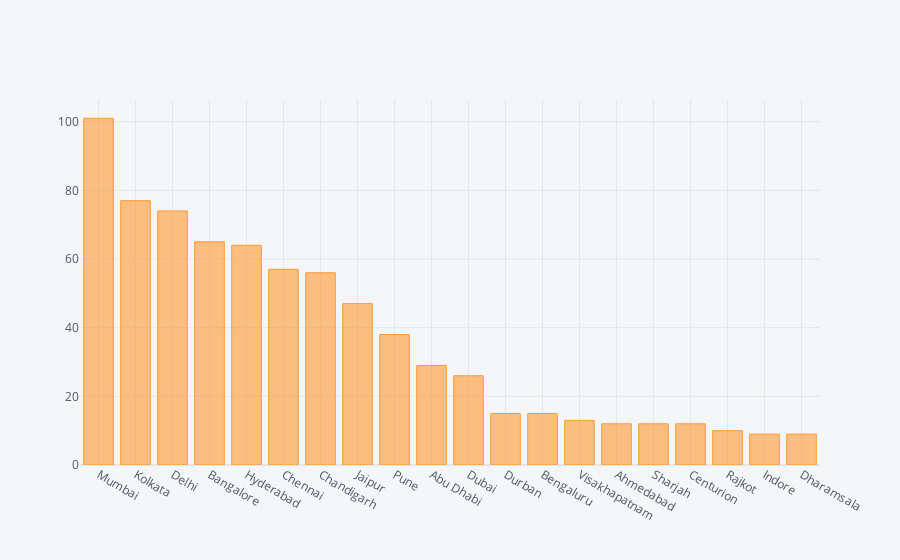

The cell this chart's notebook holds for it:
### Code cell
city[:20].iplot(kind = 'bar')

### Figure 1 — Plotly figure (JSON) as saved in the notebook; plotly's stock layout.template omitted (floating-point values rounded to 4 significant figures)
{"data": [{"marker": {"color": "rgba(255, 153, 51, 0.6)", "line": {"color": "rgba(255, 153, 51, 1.0)", "width": 1}}, "name": "city", "orientation": "v", "text": "", "type": "bar", "x": ["Mumbai", "Kolkata", "Delhi", "Bangalore", "Hyderabad", "Chennai", "Chandigarh", "Jaipur", "Pune", "Abu Dhabi", "Dubai", "Durban", "Bengaluru", "Visakhapatnam", "Ahmedabad", "Sharjah", "Centurion", "Rajkot", "Indore", "Dharamsala"], "y": [101, 77, 74, 65, 64, 57, 56, 47, 38, 29, 26, 15, 15, 13, 12, 12, 12, 10, 9, 9]}], "layout": {"legend": {"bgcolor": "#F5F6F9", "font": {"color": "#4D5663"}}, "paper_bgcolor": "#F5F6F9", "plot_bgcolor": "#F5F6F9", "title": {"font": {"color": "#4D5663"}}, "xaxis": {"gridcolor": "#E1E5ED", "showgrid": true, "tickfont": {"color": "#4D5663"}, "title": {"font": {"color": "#4D5663"}, "text": ""}, "zerolinecolor": "#E1E5ED"}, "yaxis": {"gridcolor": "#E1E5ED", "showgrid": true, "tickfont": {"color": "#4D5663"}, "title": {"font": {"color": "#4D5663"}, "text": ""}, "zerolinecolor": "#E1E5ED"}}}
